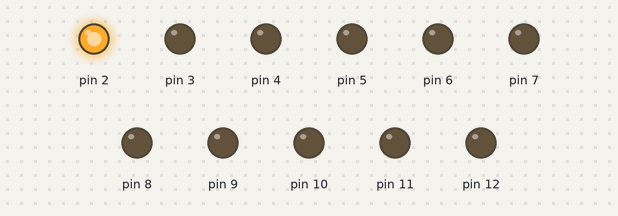
Recording of a sketch running on a simulated Arduino Uno, built with avr-gcc and run on an emulated ATmega328P. Shown: output pins drawn as LEDs (lit = HIGH).

Above: at 0.15 s.
At 0.75 s:
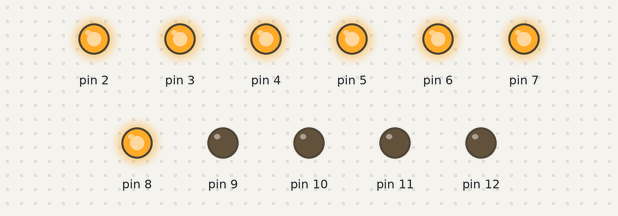
At 1.45 s:
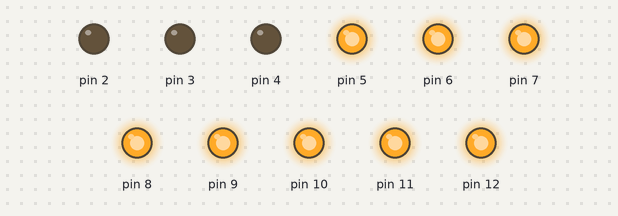
At 2.7 s:
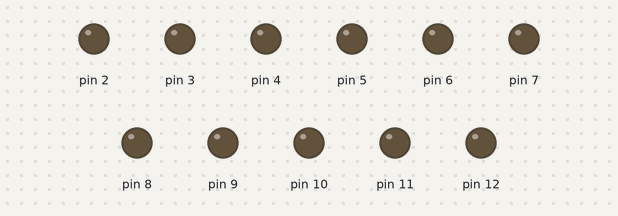
At 5.15 s:
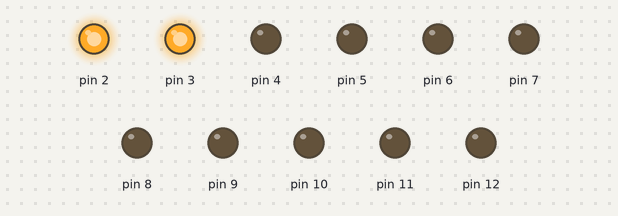
At 7.95 s:
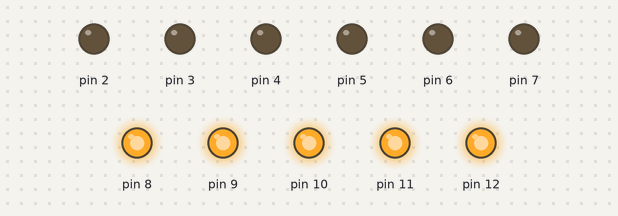
Timing chart, 0 to 8.2 s (numbered marks = the images above):
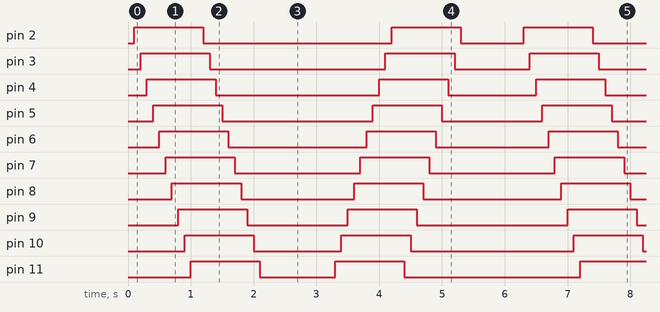

Measured:
- by itself, pin 2: repeats every 6.2 s: LOW 3.0 s, HIGH 1.1 s, LOW 1.0 s, HIGH 1.1 s
- by itself, pin 3: repeats every 6.2 s: LOW 2.8 s, HIGH 1.1 s, LOW 1.2 s, HIGH 1.1 s
- by itself, pin 4: repeats every 6.2 s: LOW 2.6 s, HIGH 1.1 s, LOW 1.4 s, HIGH 1.1 s
- by itself, pin 5: repeats every 6.2 s: LOW 2.4 s, HIGH 1.1 s, LOW 1.6 s, HIGH 1.1 s
- by itself, pin 6: repeats every 6.2 s: LOW 2.2 s, HIGH 1.1 s, LOW 1.8 s, HIGH 1.1 s
- by itself, pin 7: alternates HIGH for 1.1 s and LOW for 2.0 s
- by itself, pin 8: repeats every 6.2 s: LOW 1.8 s, HIGH 1.1 s, LOW 2.2 s, HIGH 1.1 s
- by itself, pin 9: repeats every 6.2 s: LOW 1.6 s, HIGH 1.1 s, LOW 2.4 s, HIGH 1.1 s

The sketch:

Knight-Rider-Simplified.ino
```cpp
void setup() {

  int pin = 1;

  while (true){

    pin = pin + 1;
    pinMode(pin, OUTPUT);
    if (pin == 12 ) break;

  }
  // pinMode(2, OUTPUT);
  // pinMode(3, OUTPUT);
  // pinMode(4, OUTPUT);
  // pinMode(5, OUTPUT);
  // pinMode(6, OUTPUT);
  // pinMode(7, OUTPUT);
  // pinMode(8, OUTPUT);
  // pinMode(9, OUTPUT);
  // pinMode(10, OUTPUT);
  // pinMode(11, OUTPUT);
  // pinMode(12, OUTPUT);
}

void loop() {

  int pin = 1;
  int time = 100;

  while (true){

    delay(time);
    pin = pin + 1;

    digitalWrite(pin, HIGH);
    if (pin == 12 ) break;

  }
  // digitalWrite(2, HIGH);
  // delay(10);
  // digitalWrite(3, HIGH);
  // delay(10);
  // digitalWrite(4, HIGH);
  // delay(10);
  // digitalWrite(5, HIGH);
  // delay(10);
  // digitalWrite(6, HIGH);
  // delay(10);
  // digitalWrite(7, HIGH);
  // delay(10);
  // digitalWrite(8, HIGH);
  // delay(10);
  // digitalWrite(9, HIGH);
  // delay(10);
  // digitalWrite(10, HIGH);
  // delay(10);
  // digitalWrite(11, HIGH);
  // delay(10);
  // digitalWrite(12, HIGH);

  pin = 1;

  while (true){

    delay(time);
    pin = pin + 1;

    digitalWrite(pin, LOW);
    if (pin == 12 ) break;

  }
  // delay(10);
  // digitalWrite(2, LOW);
  // delay(10);
  // digitalWrite(3, LOW);
  // delay(10);
  // digitalWrite(4, LOW);
  // delay(10);
  // digitalWrite(5, LOW);
  // delay(10);
  // digitalWrite(6, LOW);
  // delay(10);
  // digitalWrite(7, LOW);
  // delay(10);
  // digitalWrite(8, LOW);
  // delay(10);
  // digitalWrite(9, LOW);
  // delay(10);
  // digitalWrite(10, LOW);
  // delay(10);
  // digitalWrite(11, LOW);
  // delay(10);
  // digitalWrite(12, LOW);

  pin = 13;
  delay(time*10 - time);
  // delay(100);

  while (true){

    delay(time);
    pin = pin - 1;

    digitalWrite(pin, HIGH);
    if (pin == 2 ) break;

  }
  // digitalWrite(12, HIGH);
  // delay(10);
  // digitalWrite(11, HIGH);
  // delay(10);
  // digitalWrite(10, HIGH);
  // delay(10);
  // digitalWrite(9, HIGH);
  // delay(10);
  // digitalWrite(8, HIGH);
  // delay(10);
  // digitalWrite(7, HIGH);
  // delay(10);
  // digitalWrite(6, HIGH);
  // delay(10);
  // digitalWrite(5, HIGH);
  // delay(10);
  // digitalWrite(4, HIGH);
  // delay(10);
  // digitalWrite(3, HIGH);
  // delay(10);
  // digitalWrite(2, HIGH);

  pin = 13;

  while (true){

    delay(time);
    pin = pin - 1;

    digitalWrite(pin, LOW);
    if (pin == 2 ) break;

  }
  // delay(10);
  // digitalWrite(12, LOW);
  // delay(10);
  // digitalWrite(11, LOW);
  // delay(10);
  // digitalWrite(10, LOW);
  // delay(10);
  // digitalWrite(9, LOW);
  // delay(10);
  // digitalWrite(8, LOW);
  // delay(10);
  // digitalWrite(7, LOW);
  // delay(10);
  // digitalWrite(6, LOW);
  // delay(10);
  // digitalWrite(5, LOW);
  // delay(10);
  // digitalWrite(4, LOW);
  // delay(10);
  // digitalWrite(3, LOW);
  // delay(10);
  // digitalWrite(2, LOW);

  delay(time*10 - time);
  // delay(1000);
}
```
